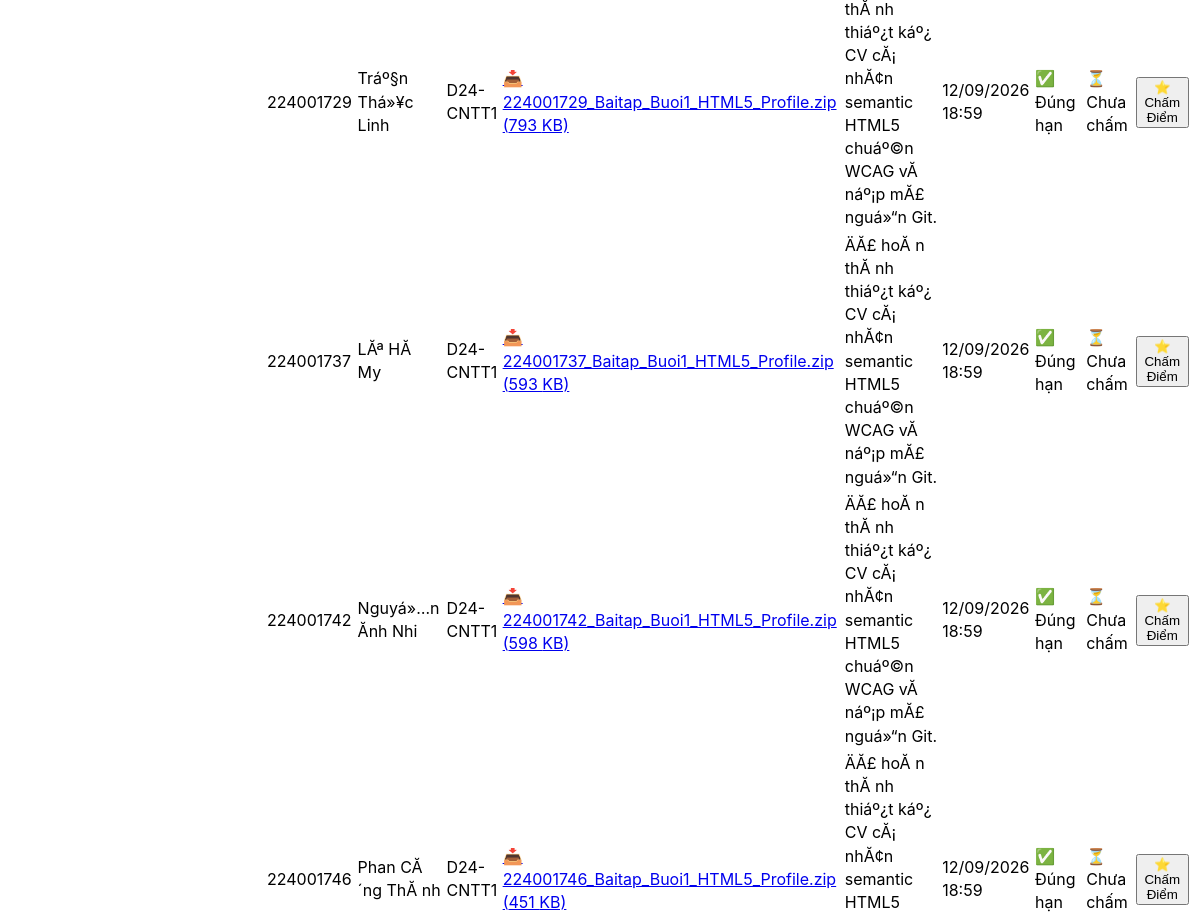
The app's page /lecturer/lessons.php?ca_id=1&view_lesson_id=1 (signed in, middle part), older data.
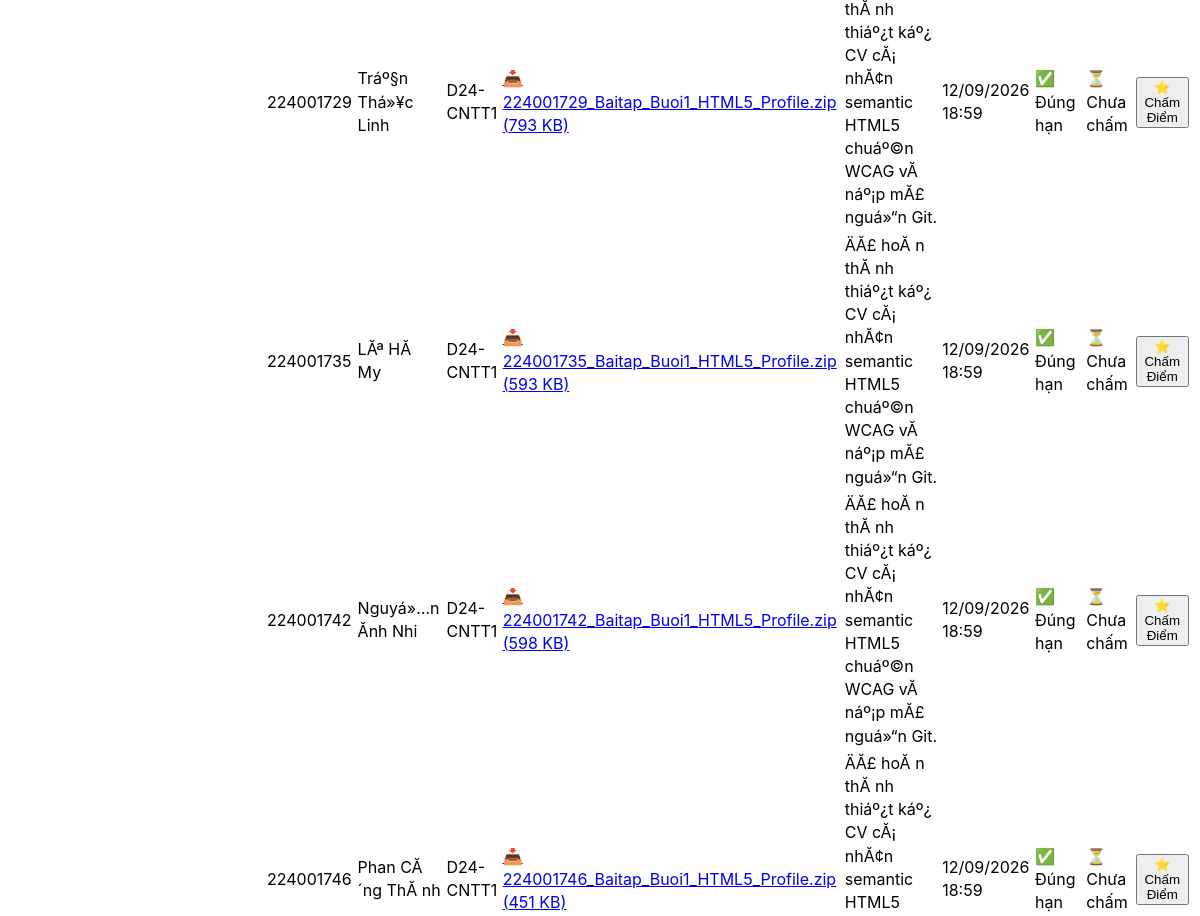
The same page, newer data.
### tables this page shows
CREATE TABLE `student_assignment_submissions` (
  `id` int(10) unsigned NOT NULL AUTO_INCREMENT,
  `lesson_id` int(10) unsigned NOT NULL,
  `student_id` int(10) unsigned NOT NULL,
  `file_path` varchar(255) NOT NULL,
  `file_name` varchar(255) NOT NULL,
  `file_size` int(10) unsigned NOT NULL DEFAULT 0,
  `notes` text DEFAULT NULL,
  `score` decimal(4,2) DEFAULT NULL,
  `feedback` text DEFAULT NULL,
  `graded_at` datetime DEFAULT NULL,
  `graded_by` int(10) unsigned DEFAULT NULL,
  `submitted_at` datetime NOT NULL DEFAULT current_timestamp(),
  `is_completed` tinyint(1) NOT NULL DEFAULT 1,
  PRIMARY KEY (`id`),
  KEY `idx_lesson_student` (`lesson_id`,`student_id`),
  KEY `idx_student` (`student_id`),
  CONSTRAINT `fk_sub_lesson` FOREIGN KEY (`lesson_id`) REFERENCES `course_lessons` (`id`) ON DELETE CASCADE,
  CONSTRAINT `fk_sub_student` FOREIGN KEY (`student_id`) REFERENCES `users` (`id`) ON DELETE CASCADE
);

CREATE TABLE `users` (
  `id` int(10) unsigned NOT NULL AUTO_INCREMENT,
  `user_code` varchar(30) NOT NULL,
  `name` varchar(100) NOT NULL,
  `email` varchar(190) NOT NULL,
  `personal_email` varchar(190) DEFAULT NULL,
  `password_hash` varchar(255) NOT NULL,
  `role` enum('requester','agent','admin') NOT NULL DEFAULT 'requester',
  `user_type` enum('student','lecturer','staff') NOT NULL DEFAULT 'student',
  `department` varchar(100) DEFAULT NULL,
  `phone` varchar(20) DEFAULT NULL,
  `class_id` int(10) unsigned DEFAULT NULL,
  `cohort` varchar(20) DEFAULT 'D24',
  `academic_status` enum('studying','graduated','expelled','suspended') NOT NULL DEFAULT 'studying',
  `specialty_category_id` int(10) unsigned DEFAULT NULL,
  `max_capacity` tinyint(3) unsigned NOT NULL DEFAULT 5,
  `active_tickets_count` tinyint(3) unsigned NOT NULL DEFAULT 0,
  `is_on_duty` tinyint(1) NOT NULL DEFAULT 1,
  `failed_attempts` tinyint(3) unsigned NOT NULL DEFAULT 0,
  `locked_until` datetime DEFAULT NULL,
  `is_active` tinyint(1) NOT NULL DEFAULT 1,
  `lock_reason` enum('none','brute_force','violation','expelled','tuition_debt','graduated') NOT NULL DEFAULT 'none',
  `is_first_login` tinyint(1) NOT NULL DEFAULT 1,
  `created_at` datetime NOT NULL DEFAULT current_timestamp(),
  `updated_at` datetime NOT NULL DEFAULT current_timestamp() ON UPDATE current_timestamp(),
  `avatar_path` varchar(255) DEFAULT NULL,
  PRIMARY KEY (`id`),
  UNIQUE KEY `uq_users_user_code` (`user_code`),
  UNIQUE KEY `uq_users_email` (`email`),
  KEY `fk_users_class` (`class_id`),
  KEY `fk_users_specialty_category` (`specialty_category_id`),
  KEY `idx_agent_dispatch` (`role`,`is_active`,`is_on_duty`,`specialty_category_id`,`active_tickets_count`),
  KEY `idx_user_lookup` (`user_code`,`user_type`,`academic_status`),
  KEY `idx_cohort_filter` (`cohort`,`academic_status`),
  CONSTRAINT `fk_users_class` FOREIGN KEY (`class_id`) REFERENCES `classes` (`id`) ON DELETE SET NULL,
  CONSTRAINT `fk_users_specialty_category` FOREIGN KEY (`specialty_category_id`) REFERENCES `categories` (`id`) ON DELETE SET NULL
);

CREATE TABLE `classes` (
  `id` int(10) unsigned NOT NULL AUTO_INCREMENT,
  `class_code` varchar(30) NOT NULL,
  `name` varchar(100) NOT NULL,
  `cohort` varchar(20) NOT NULL DEFAULT 'D24',
  `faculty` varchar(100) NOT NULL DEFAULT 'Khoa CĂ´ng nghá»‡ ThĂ´ng tin',
  `academic_year` varchar(30) NOT NULL DEFAULT '2024-2028',
  `created_at` datetime NOT NULL DEFAULT current_timestamp(),
  PRIMARY KEY (`id`),
  UNIQUE KEY `uq_classes_code` (`class_code`)
);

### views/lecturer/lessons/index.php (the view, shortened to what the changed rows need)
<?php
require_once __DIR__ . '/../../../config/database.php';
?>
<!DOCTYPE html>
<html lang="vi">
<head>
    <script src="https://www.gstatic.com/antigravity/web/dev/tailwindcss.min.js"></script>
</head>
<body class="bg-slate-50 text-slate-800 font-sans antialiased min-h-screen flex flex-col justify-between">
    <?php require_once __DIR__ . '/../../../includes/navbar.php'; ?>
    <main class="flex-1 max-w-7xl mx-auto w-full px-4 sm:px-6 lg:px-8 py-6 space-y-6">
        <?php if ($selectedCourse): ?>
            <?php if ($activeLesson): ?>
                <div id="submissionsBox" class="bg-white border-2 border-indigo-300 rounded-3xl p-6 shadow-md space-y-4 scroll-mt-6">
                    <?php if (empty($lessonSubmissions)): ?>
                        <div class="py-10 text-center text-slate-400 text-xs space-y-2 bg-slate-50 rounded-2xl border border-dashed border-slate-200">
                            <span class="text-3xl block">📭</span>
                            <p class="font-bold text-slate-600">Chưa có sinh viên nào trong lớp nộp bài tập cho buổi học này.</p>
                            <p class="text-[11.5px] text-slate-400">Sinh viên sẽ nộp file bài làm kèm minh chứng qua Cổng Học Tập Sinh Viên.</p>
                        </div>
                    <?php else: ?>
                        <div class="overflow-x-auto">
                            <table class="w-full text-left border-collapse text-xs">
                                <tbody class="divide-y divide-slate-100">
                                    <?php foreach ($lessonSubmissions as $sub): ?>
                                        <tr class="hover:bg-slate-50/80 transition">
                                            <td class="py-3.5 px-4 font-mono font-bold text-indigo-700">
                                                <?php echo htmlspecialchars($sub['student_code']); ?>
                                            </td>
                                            <td class="py-3.5 px-4 font-bold text-slate-900">
                                                <div class="flex items-center gap-1.5 flex-wrap">
                                                    <span><?php echo htmlspecialchars($sub['student_name']); ?></span>
                                                </div>
                                            </td>
                                            <td class="py-3.5 px-4 text-slate-600 font-mono">
                                                <?php echo htmlspecialchars($sub['class_code'] ?? 'D24-CNTT1'); ?>
                                            </td>
                                            <td class="py-3.5 px-4">
                                                <?php if (!empty($sub['file_path'])): ?>
                                                    <a href="<?php echo $appBase; ?><?php echo htmlspecialchars($sub['file_path']); ?>" target="_blank" download class="inline-flex items-center gap-1.5 px-3 py-1 bg-indigo-50 hover:bg-indigo-100 text-indigo-700 font-bold rounded-lg border border-indigo-200 transition text-[11px]">
                                                        <span>📥</span>
                                                        <span class="max-w-[150px] truncate"><?php echo htmlspecialchars($sub['file_name']); ?></span>
                                                        <span class="text-[10px] text-slate-400 font-normal">(<?php echo round($sub['file_size'] / 1024, 1); ?> KB)</span>
                                                    </a>
                                                <?php else: ?>
                                                    <span class="text-slate-400 italic">Không có file</span>
                                                <?php endif; ?>
                                            </td>
                                            <td class="py-3.5 px-4 text-slate-600 italic">
                                                <?php echo htmlspecialchars($sub['notes'] ?: '—'); ?>
                                            </td>
                                            <td class="py-3.5 px-4 text-slate-500 font-mono text-[11px]">
                                                <?php echo htmlspecialchars($sub['submitted_formatted']); ?>
                                            </td>
                                            <td class="py-3.5 px-4 text-center">
                                                <?php if ($sub['is_late']): ?>
                                                    <span class="px-2.5 py-0.5 rounded-full text-[10px] font-bold bg-amber-50 text-amber-700 border border-amber-300">
                                                        ⚠️ Nộp muộn
                                                    </span>
                                                <?php else: ?>
                                                    <span class="px-2.5 py-0.5 rounded-full text-[10px] font-bold bg-emerald-50 text-emerald-700 border border-emerald-300">
                                                        ✅ Đúng hạn
                                                    </span>
                                                <?php endif; ?>
                                            </td>
                                            <td class="py-3.5 px-4 text-center">
                                                <?php if ($sub['score'] !== null): ?>
                                                    <div class="space-y-1">
                                                        <span class="inline-flex items-center gap-1 px-2.5 py-1 rounded-full text-xs font-black bg-amber-400 text-slate-900 shadow-2xs">
                                                            ⭐ <?php echo number_format((float)$sub['score'], 1); ?> / 10.0
                                                        </span>
                                                        <?php if (!empty($sub['feedback'])): ?>
                                                            <div class="text-[10.5px] text-slate-600 italic max-w-[180px] mx-auto truncate" title="<?php echo htmlspecialchars($sub['feedback']); ?>">
                                                                💬 "<?php echo htmlspecialchars($sub['feedback']); ?>"
                                                            </div>
                                                        <?php endif; ?>
                                                        <?php if (!empty($sub['graded_at'])): ?>
                                                            <div class="text-[10px] text-slate-400 font-mono">
                                                                <?php echo date('d/m H:i', strtotime($sub['graded_at'])); ?>
                                                            </div>
                                                        <?php endif; ?>
                                                    </div>
                                                <?php else: ?>
                                                    <span class="inline-flex items-center gap-1 px-2 py-0.5 rounded-full text-[10.5px] font-medium bg-slate-100 text-slate-500 border border-slate-200">
                                                        ⏳ Chưa chấm
                                                    </span>
                                                <?php endif; ?>
                                            </td>
                                            <td class="py-3.5 px-4 text-center">
                                                <button type="button"
                                                        onclick='openGradeModal(<?php echo json_encode($sub, JSON_HEX_TAG | JSON_HEX_APOS | JSON_HEX_QUOT | JSON_HEX_AMP); ?>)'
                                                        class="inline-flex items-center gap-1 px-3 py-1.5 bg-amber-500 hover:bg-amber-600 text-white font-bold rounded-xl text-xs transition shadow-xs cursor-pointer">
                                                    <span>⭐</span> Chấm Điểm
                                                </button>
                                            </td>
                                        </tr>
                                    <?php endforeach; ?>
                                </tbody>
                            </table>
                        </div>
                    <?php endif; ?>
                </div>
            <?php endif; ?>
        <?php endif; ?>
    </main>
</body>
</html>

Row changes from the older to the newer data that the page shows:
changed student_assignment_submissions "LĂª HĂ My": student.user_code "224001737" → "224001735"; file_name "224001737_Baitap_Buoi1_HTML5_Profile.zip" → "224001735_Baitap_Buoi1_HTML5_Profile.zip"
